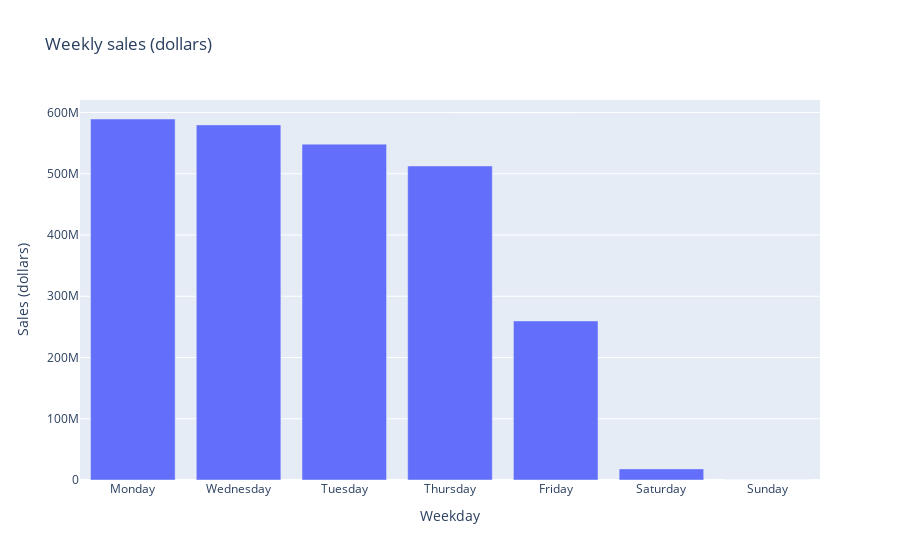

The notebook cell saved with this chart:
### Markdown cell above
<ul><li style="font-family: Monaco; font-size: 1.3em"><em>Weekly sales (dollars)</em></li></ul>

### Code cell
df_aggregate_week = df_aggregate_dates.groupby('Weekday').agg({'sale_dollars': 'sum'}).reset_index().\
                                                sort_values(by='sale_dollars', ascending=False)
fig = go.Figure(data=go.Bar(x=df_aggregate_week['Weekday'], y=df_aggregate_week['sale_dollars']))
fig.update_layout(
    title="Weekly sales (dollars)",
    xaxis_title="Weekday",
    yaxis_title="Sales (dollars)",
    )
fig.show()

### Figure 1 — Plotly figure (JSON) as saved in the notebook; plotly's stock layout.template omitted (floating-point values rounded to 4 significant figures)
{"data": [{"type": "bar", "x": ["Monday", "Wednesday", "Tuesday", "Thursday", "Friday", "Saturday", "Sunday"], "y": [589400000.0, 579800000.0, 548400000.0, 512700000.0, 259700000.0, 18150000.0, 141300.0]}], "layout": {"title": {"text": "Weekly sales (dollars)"}, "xaxis": {"title": {"text": "Weekday"}}, "yaxis": {"title": {"text": "Sales (dollars)"}}}}
